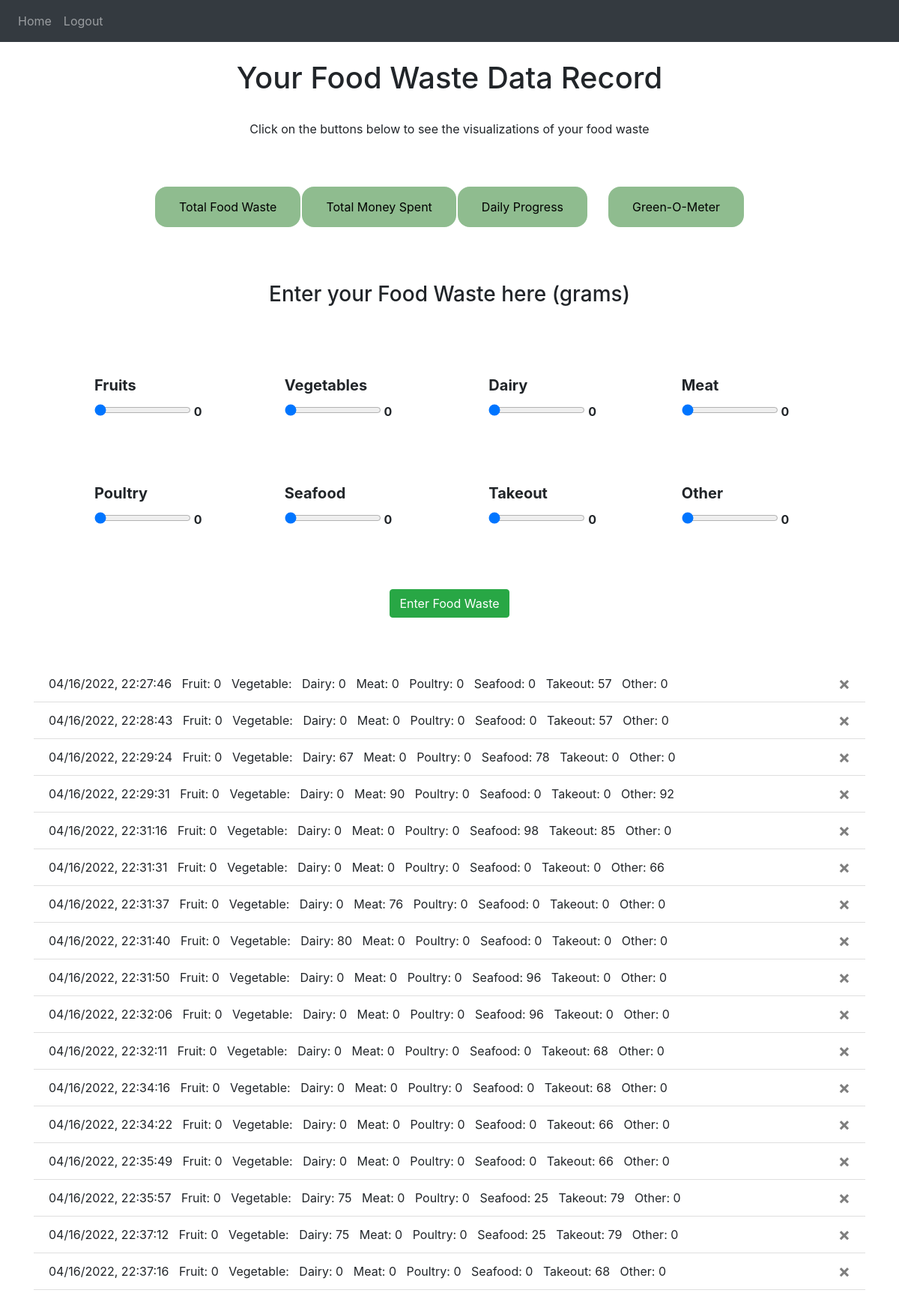
/ (signed in), run on an earlier commit of the app's database.
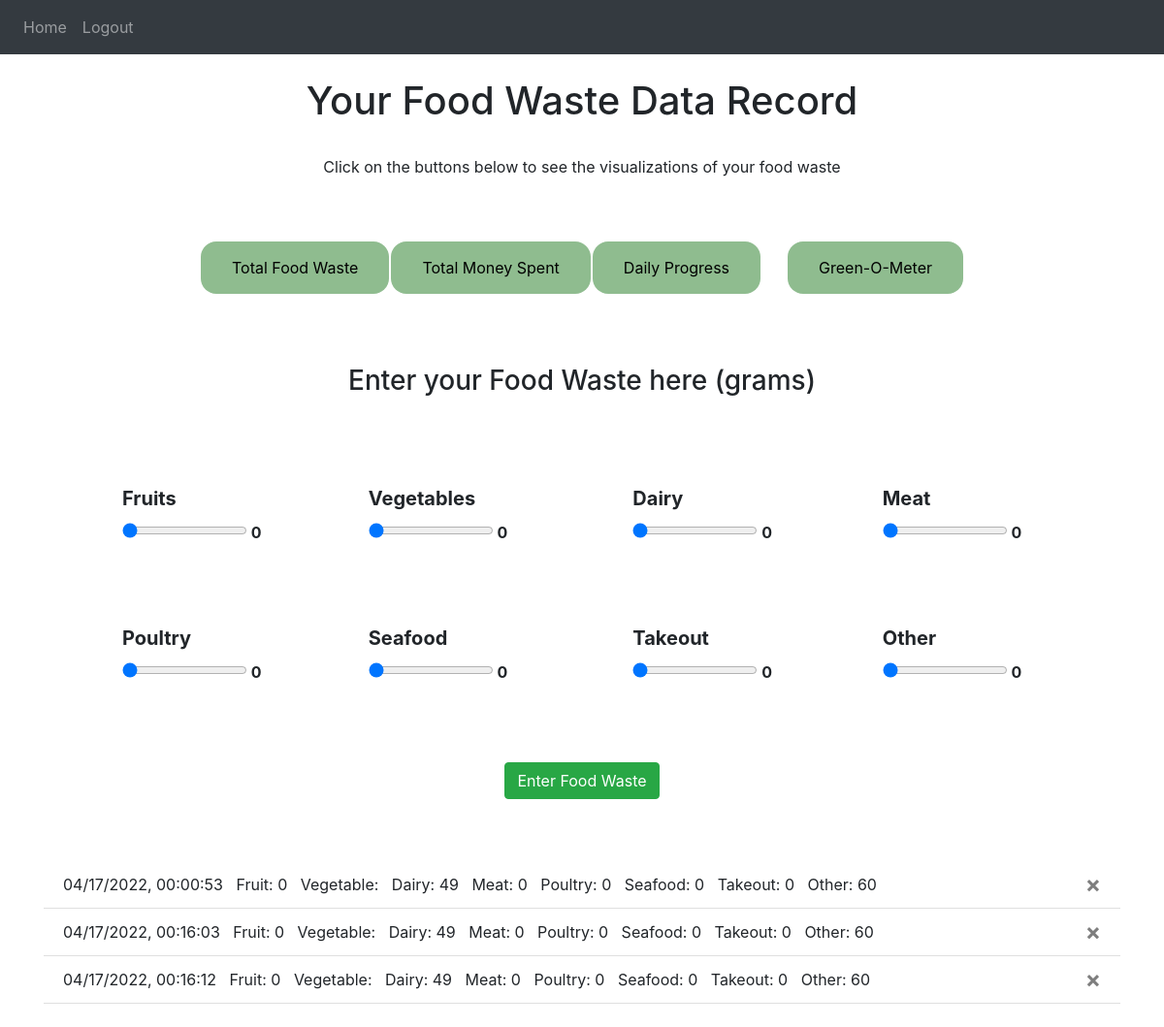
And on a later commit of the database.
### website/models.py (models this page shows)
@dataclass
class UserFoodWaste(db.Model):
    user_id = db.Column(db.Integer, db.ForeignKey('user.id'))
    id = db.Column(db.Integer, primary_key=True)
    date = db.Column(db.DateTime(timezone=True), default=datetime.now)
    fruit= db.Column(db.Integer)
    veggies = db.Column(db.Integer)
    dairy = db.Column(db.Integer)
    meat = db.Column(db.Integer)
    poultry = db.Column(db.Integer)
    fish_seafood = db.Column(db.Integer)
    takeout = db.Column(db.Integer)
    other = db.Column(db.Integer)
    js_date = db.Column(db.Integer)

### website/views.py (the view, shortened to what this page needs)
@views.route('/', methods=['GET', 'POST'])
@login_required
def home():
    return render_template("home.html", user=current_user)

### website/__init__.py (called while the page is built)
def create_app():
    app = Flask(__name__)
    app.config['SECRET_KEY'] = 'randomstring'
    app.config['SQLALCHEMY_DATABASE_URI'] = f'sqlite:///{DB_NAME}'
    db.init_app(app)
    from .views import views
    from .auth import auth
    app.register_blueprint(views, url_prefix='/')
    app.register_blueprint(auth, url_prefix='/')
    from .models import User, Note
    create_database(app)
    login_manager = LoginManager()
    login_manager.login_view = 'auth.login'
    login_manager.init_app(app)
    @login_manager.user_loader
    def load_user(id):
        return User.query.get(int(id))
    return app

### website/templates/home.html (shortened to what this page needs)
{% extends "base.html" %} {% block title %}Home{% endblock %} {% block content
  %}
  <head>
  </head>
  <h1 align="center"> Your Food Waste Data Record</h1>
  <br />
  <p style="text-align: center;">Click on the buttons below to see the visualizations of your food waste</p>
  <br />
  <br />
  <div align="center">
    <table>
      <tr>
        <th>
          <form method="POST">
            <button type='button' class='buttonToggle' id='btn_one'  onclick="showFoodWasteClick()">
              Total Food Waste
            </button>
          </form>
        </th>
        <th>
          <form method="POST">
              <button type="button" class="buttonToggle" id="btn_two" onclick="showMoneyWasteClick()">
                Total Money Spent
              </button>
          </form>
        </th>
        <th>
          <form method="POST">
              <button type="button" class="buttonToggle" id="btn_four" onclick="showDailyWasteClick()">
                Daily Progress
              </button>
          </form>
        </th>
        <th>
          <form method="POST">
            <button type="submit" style="visibility: hidden;" class="btn btn-secondary">
              <button type="button" class="buttonToggle" id="btn_three" onclick="showViz(3)">
                Green-O-Meter
              </button>
            </button>
          </form>
        </th>
      </tr>
    </table>
  </div>
  <br />
  <form method="POST">
    <br/>
    <br/>
    <h3 style="text-align: center">Enter your Food Waste here (grams)</h3>
    <table id="sliderContainer">
      <tr>
      <th id="th_slider">
        <label for="fruit">Fruits</label>
        <input
          type="range"
          name="fruit"
          min="0"
          max="100"
          value="0"
          class="myslider"
          id="fruit"
          oninput="outputUpdate(value, 'fruit_val')"
        />
        <output for="fruit" id="fruit_val">0</output>
      </th>
      <th id="th_slider">
        <label for="veggies">Vegetables</label>
        <input
          type="range"
          name="veggies"
          min="0"
          max="100"
          value="0"
          class="myslider"
          id="veggies"
          oninput="outputUpdate(value, 'veggie_val')"
        />
        <output for="veggies" id="veggie_val">0</output>
      </th>
    <th id="th_slider">
      <label for="dairy">Dairy</label>
      <input
        type="range"
        name="dairy"
        min="0"
        max="100"
        value="0"
        class="myslider"
        id="dairy"
        oninput="outputUpdate(value, 'dairy_val')"
      />
      <output for="dairy" id="dairy_val">0</output>
    </th>
    <th id="th_slider">
      <label for="meat">Meat</label>
      <input
        type="range"
        name="meat"
        min="0"
        max="100"
        value="0"
        class="myslider"
        id="meat"
        oninput="outputUpdate(value, 'meat_val')"
      />
      <output for="meat" id="meat_val">0</output>
    </th>
    </tr>
    <tr>
    <th id="th_slider">
      <label for="poultry">Poultry</label>
      <input
        type="range"
        name="poultry"
        min="0"
        max="100"
        value="0"
        class="myslider"
        id="poultry"
        oninput="outputUpdate(value, 'poultry_val')"
      />
      <output for="poultry" id="poultry_val">0</output>
    </th>
    <th id="th_slider">
      <label for="fish_seafood">Seafood</label>
      <input
        type="range"
        name="fish_seafood"
        min="0"
        max="100"
        value="0"
        class="myslider"
        id="fish_seafood"
        oninput="outputUpdate(value, 'fish_seafood_val')"
      />
      <output for="fish_seafood" id="fish_seafood_val">0</output>
    </th>
    <th id="th_slider">
      <label for="takeout">Takeout</label>
      <input
        type="range"
        name="takeout"
        min="0"
        max="100"
        value="0"
        class="myslider"
        id="takeout"
        oninput="outputUpdate(value, 'takeout_val')"
      />
      <output for="takeout" id="takeout_val">0</output>
    </th>
    <th id="th_slider">
      <label for="other">Other</label>
      <input
        type="range"
        name="other"
        min="0"
        max="100"
        value="0"
        class="myslider"
        id="other"
        oninput="outputUpdate(value, 'other_val')"
      />
      <output for="other" id="other_val">0</output>
     </th>
    </tr>
  </table>
    <div align="center">
      <button type="submit" class="btn btn-success">Enter Food Waste</button>
    </div>
    <br />
    <br />
    <ul class="list-group list-group-flush" id="notes">
      {% for day in user.foodWaste %}
      <li class="list-group-item">
        {{ day.date.strftime("%m/%d/%Y, %H:%M:%S") }}
        &nbsp
        Fruit: {{day.fruit}}
        &nbsp
        Vegetable: {{day.vegetables}}
        &nbsp
        Dairy: {{day.dairy}}
        &nbsp
        Meat: {{day.meat}}
        &nbsp
        Poultry: {{day.poultry}}
        &nbsp
        Seafood: {{day.fish_seafood}}
        &nbsp
        Takeout: {{day.takeout}}
        &nbsp
        Other: {{day.other}}
        <button type="button" class="close" onClick="deleteNote({{ day.id }})">
          <span aria-hidden="true">&times;</span>
        </button>
      </li>
      {% endfor %}
    </ul>
    <br/>
  </form>
  {% endblock %}

### website/templates/base.html (shortened to what this page needs)
<!DOCTYPE html>
<html>
  <head>
    <link
      rel="stylesheet"
      href="https://stackpath.bootstrapcdn.com/bootstrap/4.4.1/css/bootstrap.min.css"
    />
    <link
      rel="stylesheet"
      href="https://stackpath.bootstrapcdn.com/font-awesome/4.7.0/css/font-awesome.min.css"
    />
  </head>
  <body>
    <nav class="navbar navbar-expand-lg navbar-dark bg-dark">
      <div class="collapse navbar-collapse" id="navbar">
        <div class="navbar-nav">
          {% if user.is_authenticated %}
          <a class="nav-item nav-link" id="home" href="/">Home</a>
          <a class="nav-item nav-link" id="logout" href="/logout">Logout</a>
          {% else %}
          <a class="nav-item nav-link" id="login" href="/login">Login</a>
          <a class="nav-item nav-link" id="signUp" href="/sign-up">Sign Up</a>
          {% endif %}
        </div>
      </div>
    </nav>
    <br />
    <div class="container">{% block content %} {% endblock %}</div>
  </body>
</html>

### website/templates/home.html (style rules this page uses)
.buttonToggle { border-radius: 16px; background-color: darkseagreen; color:black; border: none; padding: 15px 32px; }
label { font-size: 20px; }
#th_slider { margin:10px; }
#sliderContainer { border-collapse:separate; border-spacing:5em; }

What changed in the data, as far as the page shows it:
removed UserFoodWaste: date "04/16/2022, 22:27:46", fruit "0", dairy "0", meat "0", poultry "0", fish_seafood "0", takeout "57", other "0"
removed UserFoodWaste: date "04/16/2022, 22:29:24", fruit "0", dairy "67", meat "0", poultry "0", fish_seafood "78", takeout "0", other "0"
removed UserFoodWaste: date "04/16/2022, 22:29:31", fruit "0", dairy "0", meat "90", poultry "0", fish_seafood "0", takeout "0", other "92"
removed UserFoodWaste: date "04/16/2022, 22:31:16", fruit "0", dairy "0", meat "0", poultry "0", fish_seafood "98", takeout "85", other "0"
removed UserFoodWaste: date "04/16/2022, 22:31:31", fruit "0", dairy "0", meat "0", poultry "0", fish_seafood "0", takeout "0", other "66"
removed UserFoodWaste: date "04/16/2022, 22:31:37", fruit "0", dairy "0", meat "76", poultry "0", fish_seafood "0", takeout "0", other "0"
removed UserFoodWaste: date "04/16/2022, 22:31:40", fruit "0", dairy "80", meat "0", poultry "0", fish_seafood "0", takeout "0", other "0"
removed UserFoodWaste: date "04/16/2022, 22:31:50", fruit "0", dairy "0", meat "0", poultry "0", fish_seafood "96", takeout "0", other "0"
removed UserFoodWaste: date "04/16/2022, 22:32:06", fruit "0", dairy "0", meat "0", poultry "0", fish_seafood "96", takeout "0", other "0"
removed UserFoodWaste: date "04/16/2022, 22:32:11", fruit "0", dairy "0", meat "0", poultry "0", fish_seafood "0", takeout "68", other "0"
removed UserFoodWaste: date "04/16/2022, 22:34:16", fruit "0", dairy "0", meat "0", poultry "0", fish_seafood "0", takeout "68", other "0"
removed UserFoodWaste: date "04/16/2022, 22:34:22", fruit "0", dairy "0", meat "0", poultry "0", fish_seafood "0", takeout "66", other "0"
removed UserFoodWaste: date "04/16/2022, 22:35:49", fruit "0", dairy "0", meat "0", poultry "0", fish_seafood "0", takeout "66", other "0"
removed UserFoodWaste: date "04/16/2022, 22:35:57", fruit "0", dairy "75", meat "0", poultry "0", fish_seafood "25", takeout "79", other "0"
removed UserFoodWaste: date "04/16/2022, 22:37:12", fruit "0", dairy "75", meat "0", poultry "0", fish_seafood "25", takeout "79", other "0"
removed UserFoodWaste: date "04/16/2022, 22:37:16", fruit "0", dairy "0", meat "0", poultry "0", fish_seafood "0", takeout "68", other "0"
changed UserFoodWaste (number 1 of 3 on the later page): date "04/16/2022, 22:28:43" → "04/17/2022, 00:00:53"; dairy "0" → "49"; takeout "57" → "0"; other "0" → "60"
added UserFoodWaste: date "04/17/2022, 00:16:03", fruit "0", dairy "49", meat "0", poultry "0", fish_seafood "0", takeout "0", other "60"
added UserFoodWaste: date "04/17/2022, 00:16:12", fruit "0", dairy "49", meat "0", poultry "0", fish_seafood "0", takeout "0", other "60"
